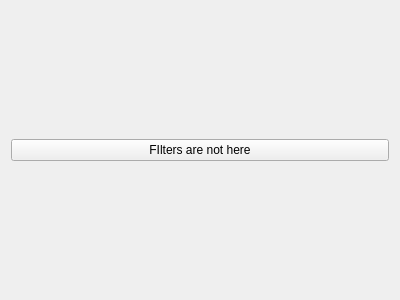
<?xml version="1.0" encoding="UTF-8"?>
<ui version="4.0">
 <class>Filters</class>
 <widget class="QWidget" name="Filters">
  <property name="geometry">
   <rect>
    <x>0</x>
    <y>0</y>
    <width>400</width>
    <height>300</height>
   </rect>
  </property>
  <property name="windowTitle">
   <string>Form</string>
  </property>
  <layout class="QVBoxLayout" name="verticalLayout">
   <item>
    <widget class="QPushButton" name="pushButton">
     <property name="text">
      <string>FIlters are not here</string>
     </property>
    </widget>
   </item>
  </layout>
 </widget>
 <resources/>
 <connections/>
</ui>
